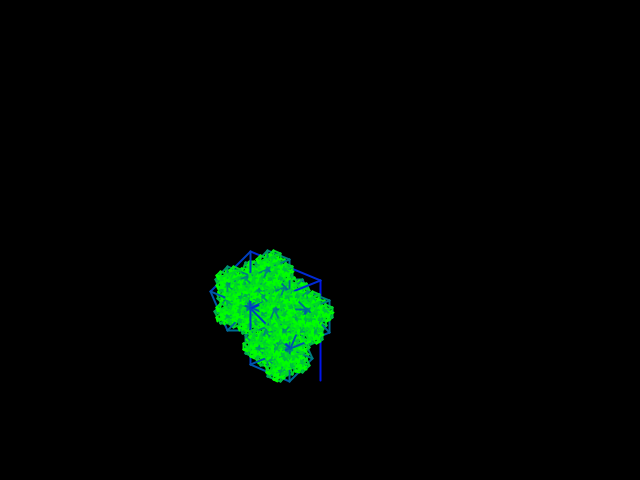
Frame 1 (no input)
Frame 60 (the mouse pressed at the canvas centre just before this capture): identical to frame 1, image omitted
Frame 120 (the mouse held since frame 60 and released just before this capture): identical to frame 1, image omitted

The Processing sketch that drew this single still picture (run headless with seeded random() and noise(); from frame 60 on, the mouse is pressed at the canvas centre):

// Processing sketch: processing_112126
// ── processing_112126.pde

int RECURSE_DEPTH = 12;
float VANGLE = PI / 8;
float HANGLE = 3 * HALF_PI;
char LINE_COLOR = 0xFF;
Branch branch1;

void setup()
{
  size (640, 480);
  strokeWeight(2);
  background(0);
  branch1 = new Branch(0);
}

void draw() {
  background(0);
  branch1.update(width / 2, height - 100, 3 * HALF_PI, 100);
}

void mouseMoved() {
  VANGLE = (mouseY / (float)height) * TWO_PI;
  HANGLE = (mouseX / (float)height) * HALF_PI;
}

class Branch {
  float _x1, _x2, _y1, _y2, _hyp, _rads;
  int _i;
  ArrayList<Branch> _branches;
  Branch(int i) {
    _i = i;
    _i++;
    _branches = new ArrayList<Branch>();
    if(_i != RECURSE_DEPTH) {
      _branches.add(new Branch(_i));
      _branches.add(new Branch(_i));
    }
  }
    
  void update(float x1, float y1, float rads, float hyp) {
    _x1 = x1;
    _y1 = y1;
    _rads = rads;
    _hyp = hyp;
    _x2 = _x1 + cos(_rads) * _hyp;
    _y2 = _y1 + sin(_rads) * _hyp;
    LINE_COLOR = (char)(_i / (float)RECURSE_DEPTH * 255);
    stroke(0, LINE_COLOR, 255 - LINE_COLOR);
    line (_x1, _y1, _x2, _y2);
    float vangle = VANGLE;
    float hangle = HANGLE;
    for(int j = 0; j < _branches.size(); j++) {
      Branch branch = _branches.get(j);
      branch.update(_x2, _y2, _rads + vangle + hangle, _hyp * 0.75);
      vangle *= -1;
    }
  }
};
